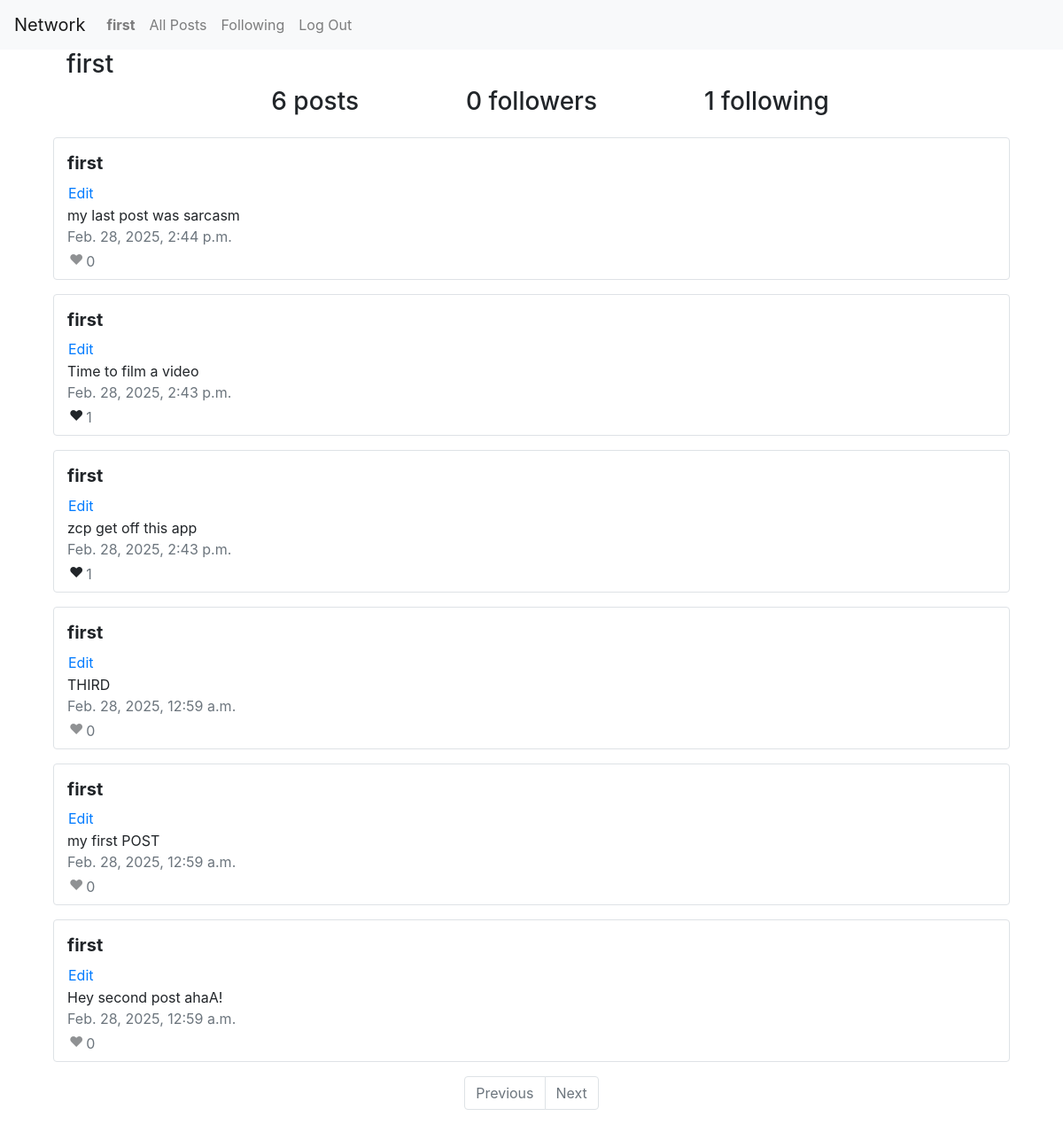
/profile/first (signed in), run on the app's committed database.
### network/models.py (models this page shows)
class User(AbstractUser):
    def follower_count(self):
        return self.followers.count()
    def following_count(self):
        return self.follows.count()
    @property
    def posts_liked(self):
        return Like.objects.filter(liker=self).values_list("post_id", flat=True)

class Post(Model):
    body = TextField(max_length=2048)
    posted_by = ForeignKey(User, on_delete=CASCADE, related_name="posts")
    timestamp = DateTimeField(auto_now=True)
    def like_count(self):
        return self.likes.count()

### network/views.py (the view)
# urls.py: path("profile/<str:user>", views.profile, name="profile"),
@csrf_exempt
def profile(request, user):
    user_ = get_object_or_404(User, username=user)
    posts = user_.posts.order_by('-timestamp')
    paginator = Paginator(posts, 10)
    page_number = request.GET.get('page')
    page_obj = paginator.get_page(page_number)
    context = {
        "posts": page_obj,
        "user_": user_,
        "num_posts": posts.count()
    }
    if request.user.is_authenticated:
        following = Follow.objects.filter(user_1=request.user, user_2=user_).exists()
        context["following"] = following
    if request.method == "POST":
        data = loads(request.body)
        type = data.get("type")
        if type == "follow":
            try:
                follow = get_object_or_404(Follow, user_1=request.user, user_2=user_)
            except:
                follow = Follow(
                    user_1=request.user,
                    user_2=user_
                )
                follow.save()
                return JsonResponse({"follow": True, "count": user_.follower_count()}, status=201)
            else:
                follow.delete()
                return JsonResponse({"follow": False, "count": user_.follower_count()}, status=201)
        else:
            return like(request)
    elif request.method == "PUT":
        return edit(request)
    else:
        return render(request, "network/page.html", context)

### network/templates/network/page.html (shortened to what this page needs)
{% extends "network/layout.html" %}
{% load static %}
{% block body %}
    <div class="container vh-100">
        <div class="row" id="page_row">
            <div class="col">
                <h3>{{ user_ }}</h3>
            </div>
        </div>
        <div class="row">
            <div class="col text-right">
                <h3>{{ num_posts }} posts</h3>
            </div>
            <div class="col text-center">
                <h3 id="followers">{{ user_.follower_count }} followers</h3>
            </div>
            <div class="col text-left">
                <h3>{{ user_.following_count }} following</h3>
            </div>
        </div>
        {% for post in posts %}
            <div class="row border rounded text-break mt-3">
                <div class="col mt-3 mb-1">
                    <h5 class="font-weight-bold">
                        <a href="{% url 'profile' post.posted_by %}" class="text-decoration-none text-reset">
                            {{ post.posted_by }}
                        </a>
                    </h5>
                    {% if user == post.posted_by %}
                        <button data-post="{{ post.id }}" class="btn btn-link p-0" type="button">Edit</button>
                    {% endif %}
                    <div id="{{ post.id }}">{{ post.body }}</div>
                    <div class="text-secondary">{{ post.timestamp }}</div>
                    <table>
                        <tr>
                            <td>
                                {% if post.id in user.posts_liked %}
                                    <button data-post="{{ post.id }}" class="btn p-0 mb-1" type="button">
                                        &#x2764;
                                    </button>
                                {% else %}
                                    <button data-post="{{ post.id }}" class="btn p-0 mb-1 heart" type="button">
                                        &#x2764;
                                    </button>
                                {% endif %}
                            </td>
                            <td class="text-secondary" id="like_count">{{ post.like_count }}</td>
                        </tr>
                    </table>
                </div>
            </div>
        {% endfor %}
        <nav aria-label="Page navigation example">
            <ul class="pagination justify-content-center mt-3 pb-3">
                {% if posts.has_previous %}
                    <li class="page-item"><a class="page-link" href="?page={{ posts.previous_page_number }}">Previous</a></li>
                {% else %}
                    <li class="page-item disabled"><a class="page-link" href="">Previous</a></li>
                {% endif %}
                {% if posts.has_next %}
                    <li class="page-item"><a class="page-link" href="?page={{ posts.next_page_number }}">Next</a></li>
                {% else %}
                    <li class="page-item disabled"><a class="page-link" href="">Next</a></li>
                {% endif %}
            </ul>
        </nav>
    </div>
{% endblock %}

### network/templates/network/layout.html (shortened to what this page needs)
{% load static %}
<!DOCTYPE html>
<html lang="en">
    <head>
        <link rel="stylesheet" href="https://stackpath.bootstrapcdn.com/bootstrap/4.4.1/css/bootstrap.min.css">
        <link href="{% static 'network/styles.css' %}" rel="stylesheet">
    </head>
    <body>
        <nav class="navbar navbar-expand-lg navbar-light bg-light">
            <a class="navbar-brand" href="#">Network</a>
            <div>
                <ul class="navbar-nav mr-auto">
                    {% if user.is_authenticated %}
                        <li class="nav-item">
                            <a class="nav-link" href="#"><strong>{{ user.username }}</strong></a>
                        </li>
                    {% endif %}
                    <li class="nav-item">
                        <a class="nav-link" href="{% url 'index' %}">All Posts</a>
                    </li>
                    {% if user.is_authenticated %}
                        <li class="nav-item">
                            <a class="nav-link" href="{% url 'following' %}" id="following">Following</a>
                        </li>
                        <li class="nav-item">
                            <a class="nav-link" href="{% url 'logout' %}">Log Out</a>
                        </li>
                    {% endif %}
                </ul>
            </div>
        </nav>
        <div class="body">
            {% block body %}
            {% endblock %}
        </div>
    </body>
</html>

### network/static/network/styles.css (style rules this page uses)
.container { max-width: 90%; }
.heart { opacity: 0.5; }

### data on the page
User: username "first", follower_count "0", following_count "1"
Post: posted_by "first", body "my last post was sarcasm", timestamp "Feb. 28, 2025, 2:44 p.m.", like_count "0"
Post: posted_by "first", body "Time to film a video", timestamp "Feb. 28, 2025, 2:43 p.m.", like_count "1"
Post: posted_by "first", body "zcp get off this app", timestamp "Feb. 28, 2025, 2:43 p.m.", like_count "1"
Post: posted_by "first", body "THIRD", timestamp "Feb. 28, 2025, 12:59 a.m.", like_count "0"
Post: posted_by "first", body "my first POST", timestamp "Feb. 28, 2025, 12:59 a.m.", like_count "0"
Post: posted_by "first", body "Hey second post ahaA!", timestamp "Feb. 28, 2025, 12:59 a.m.", like_count "0"

### other printed values
{{ num_posts }} "6"
